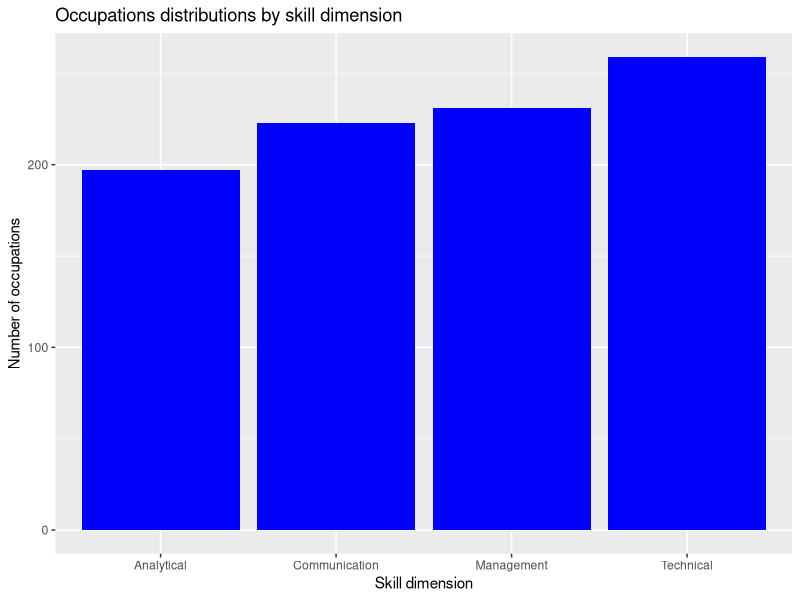
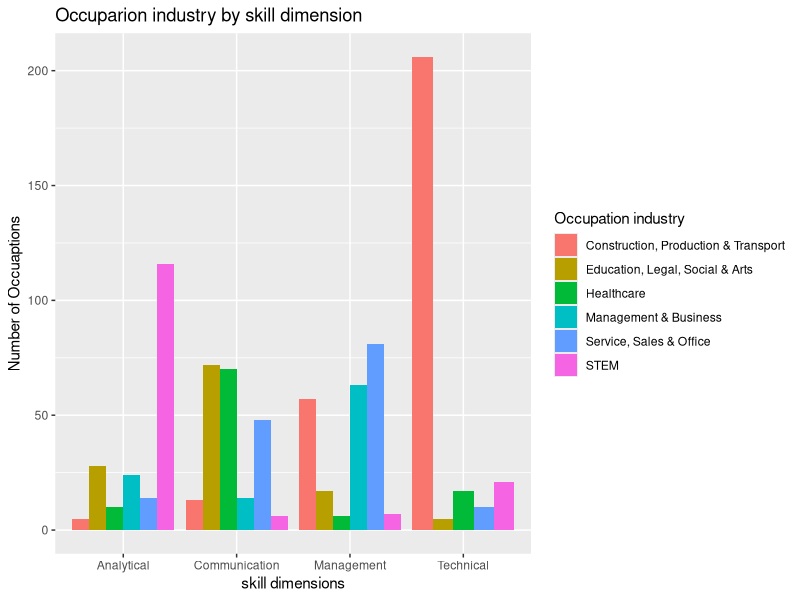
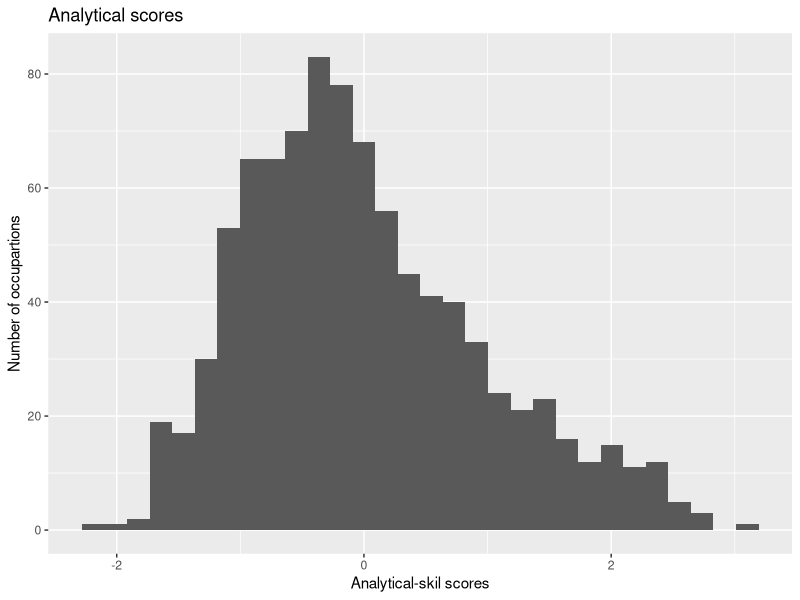
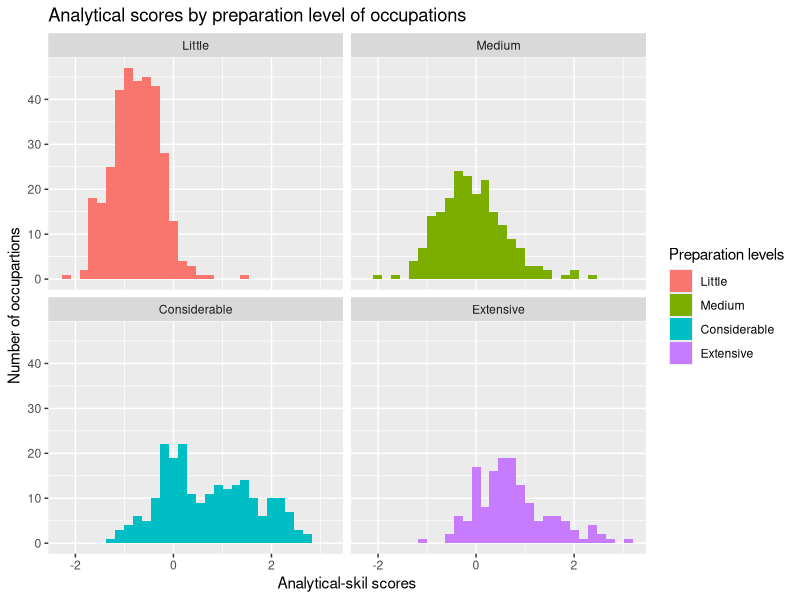
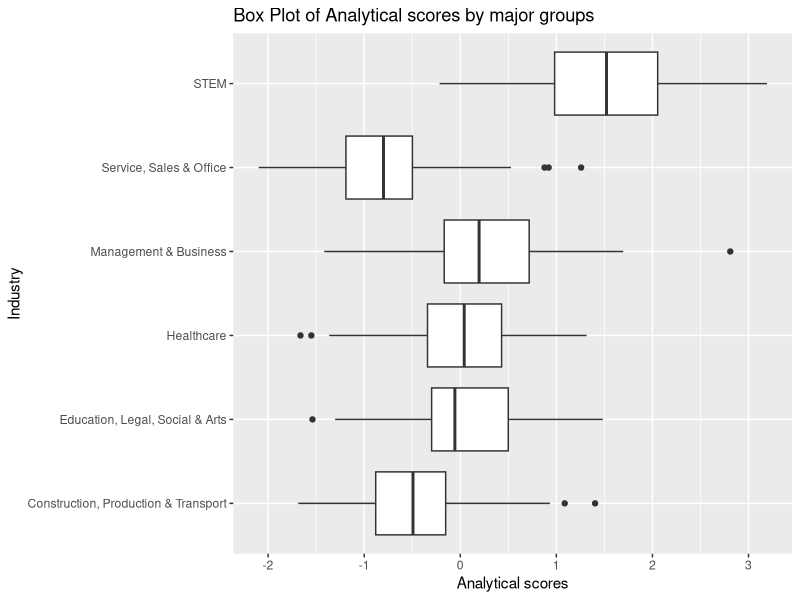
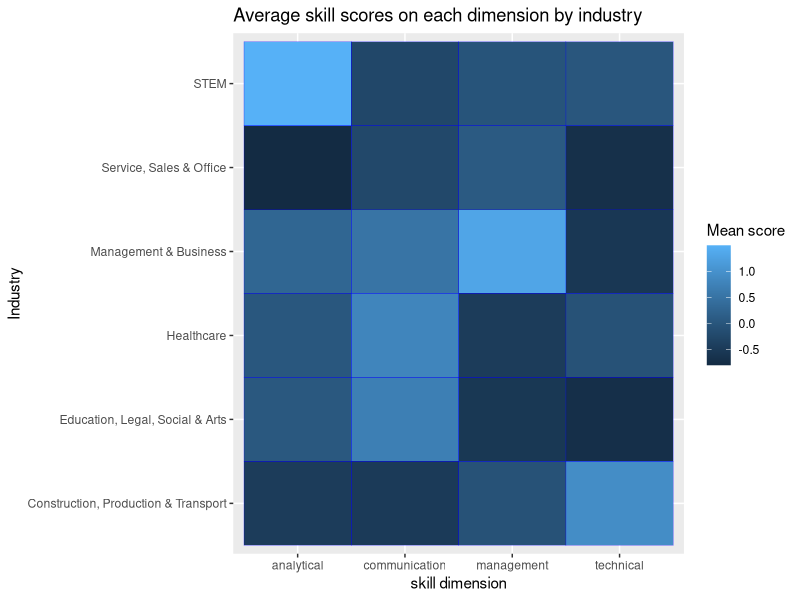

These figures' R source, in order:
## ---- chunk 1
#read data
library(tidyverse)
data <- read.csv("onet_2026_clean.csv") |>
  mutate (preparation = factor(job_zone, levels = c("Little","Medium","Considerable","Extensive" )))

## ---- chunk 2
# investigate data
table(data$job_zone)
table(data$major_group)
table(data$skill_type)

table(data$preparation, data$major_group)
table(data$major_group, data$skill_type)
table(data$preparation, data$skill_type)

## ---- chunk 3
# investigate data - summarize the continous variables
# write a function to make good programming 
summarise_onet <- function(x){
  data |> 
    group_by(.data[[x]]) |>
    summarise(across(where(is.numeric), list(mean = mean, median = median, sd = sd)))
}
summarise_onet("preparation")
summarise_onet("skill_type")
summarise_onet("major_group")
## ---- chunk 4
# bar chart 
library(ggplot2)
ggplot(data, 
       aes(x = skill_type)) +
  geom_bar(fill = "blue") +
  labs(title = "Occupations distributions by skill dimension",
       x = "Skill dimension", y = "Number of occupations")

## ---- chunk 5

ggplot(data,
       aes(x = skill_type, fill = major_group)) + 
  geom_bar(position = "dodge") +
  labs(title = "Occuparion industry by skill dimension",
       x = "skill dimensions", y = "Number of Occuaptions",
       fill = "Occupation industry")

## ---- chunk 6

ggplot(data,
       aes(x = analytical)) +
  geom_histogram() +
  labs(title = "Analytical scores",
       x = "Analytical-skil scores",
       y = "Number of occupartions")

## ---- chunk 7



ggplot(data,
       aes(x = analytical, fill = preparation)) +
  geom_histogram() +
  facet_wrap(~preparation) +
  labs(title = "Analytical scores by preparation level of occupations",
       x = "Analytical-skil scores",
       y = "Number of occupartions",
       fill = "Preparation levels")

## ---- chunk 8

ggplot(data,
       aes(x = analytical, y = major_group)) +
  geom_boxplot() +
  labs(title = "Box Plot of Analytical scores by major groups",
       y = "Industry",
       x = "Analytical scores")

## ---- chunk 9
data |>
  group_by(major_group) |>
 summarise(across(c(communication, technical, analytical, management), mean)) |>
  pivot_longer(-major_group, names_to = "skills", values_to = "mean") |>
  ggplot(aes(x = skills, y = major_group, fill = mean)) +
  geom_tile(color = "blue") +
  scale_fill_gradient() +
  labs(title = "Average skill scores on each dimension by industry",
       x = "skill dimension", y = "Industry", fill = "Mean score")
